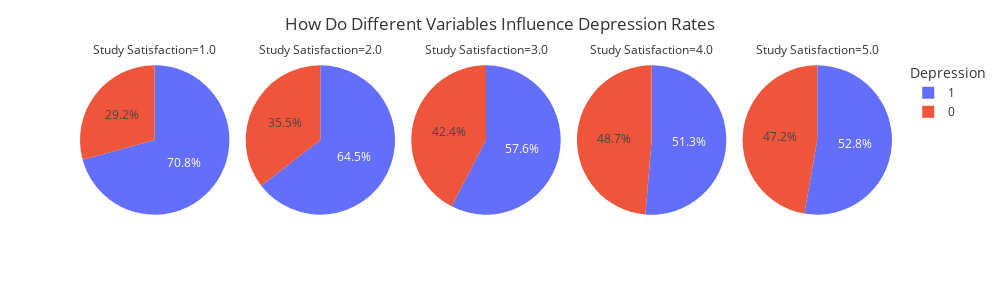
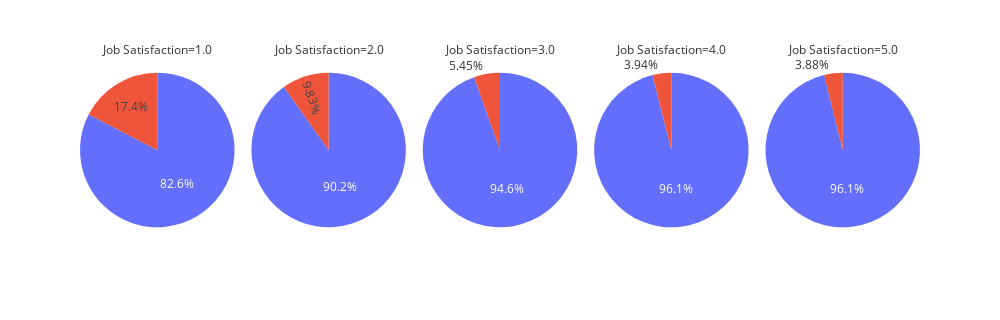
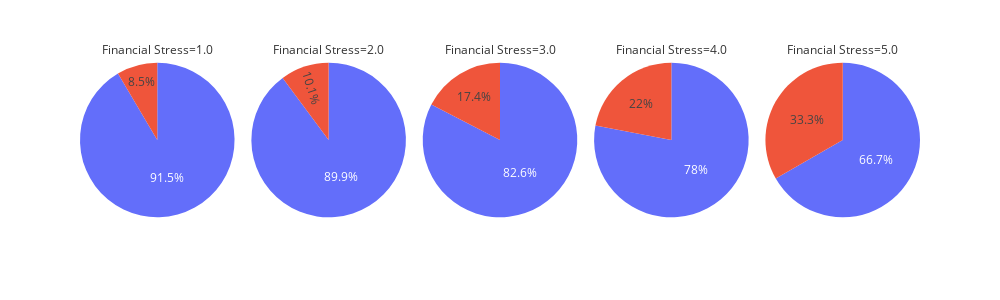

Write notebook code for charts like these, in order.
### Markdown cell above
## Questions: 

### Questions 1: Which Variables Have the Greatest Effect on Depression

### Code cell
DF_Depression_Influence = (
DF.value_counts(subset=['Study Satisfaction', 'Depression']).reset_index(name='count').sort_values(by='Study Satisfaction', ascending=True)

)

fig = px.pie(DF_Depression_Influence, 
    values='count', 
    names = 'Depression',
    facet_col='Study Satisfaction',
    color = 'Depression',
)


fig.update_layout(
                  title='How Do Different Variables Influence Depression Rates',
                  template='ggplot2',
                  legend_title='Depression',
                  width=1000,
                  height=300,
                      )

fig.show()


DF_Depression_Influence = (
DF.value_counts(subset=['Job Satisfaction', 'Depression']).reset_index(name='count').sort_values(by='Job Satisfaction', ascending=True)

)

fig = px.pie(DF_Depression_Influence, 
    values='count', 
    facet_col='Job Satisfaction',
    color = 'Depression',
    facet_col_wrap = 5,
)


fig.update_layout(
                  template='ggplot2',
                  width=1000,
                  height=320,
                  yaxis_title="Job Satisfaction",
                      )

fig.show()


DF_Financial_Influence = (
DF.value_counts(subset=['Financial Stress', 'Depression']).reset_index(name='count').sort_values(by='Financial Stress', ascending=True)

)

fig = px.pie(DF_Financial_Influence, 
    values='count', 
    facet_col='Financial Stress',
    color = 'Depression',
    facet_col_wrap = 5,
)


fig.update_layout(
                  yaxis_title="Financial Stress",
                  template='ggplot2',
                  width=1000,
                  height=300,
                      
                      )

fig.show()

### Figure 1 — Plotly figure (JSON) as saved in the notebook; plotly's stock layout.template omitted (floating-point values rounded to 4 significant figures)
{"data": [{"customdata": [[1], [0]], "domain": {"x": [0, 0.184], "y": [0, 1]}, "hovertemplate": "Study Satisfaction=1.0<br>Depression=%{customdata[0]}<br>count=%{value}<extra></extra>", "labels": [1, 0], "legendgroup": "", "marker": {"colors": ["#636efa", "#EF553B"]}, "name": "", "showlegend": true, "type": "pie", "values": [3857, 1594]}, {"customdata": [[1], [0]], "domain": {"x": [0.204, 0.388], "y": [0, 1]}, "hovertemplate": "Study Satisfaction=2.0<br>Depression=%{customdata[0]}<br>count=%{value}<extra></extra>", "labels": [1, 0], "legendgroup": "", "marker": {"colors": ["#636efa", "#EF553B"]}, "name": "", "showlegend": true, "type": "pie", "values": [3769, 2071]}, {"customdata": [[1], [0]], "domain": {"x": [0.408, 0.592], "y": [0, 1]}, "hovertemplate": "Study Satisfaction=3.0<br>Depression=%{customdata[0]}<br>count=%{value}<extra></extra>", "labels": [1, 0], "legendgroup": "", "marker": {"colors": ["#636efa", "#EF553B"]}, "name": "", "showlegend": true, "type": "pie", "values": [3354, 2469]}, {"customdata": [[1], [0]], "domain": {"x": [0.612, 0.796], "y": [0, 1]}, "hovertemplate": "Study Satisfaction=4.0<br>Depression=%{customdata[0]}<br>count=%{value}<extra></extra>", "labels": [1, 0], "legendgroup": "", "marker": {"colors": ["#636efa", "#EF553B"]}, "name": "", "showlegend": true, "type": "pie", "values": [3265, 3095]}, {"customdata": [[0], [1]], "domain": {"x": [0.816, 1], "y": [0, 1]}, "hovertemplate": "Study Satisfaction=5.0<br>Depression=%{customdata[0]}<br>count=%{value}<extra></extra>", "labels": [0, 1], "legendgroup": "", "marker": {"colors": ["#636efa", "#EF553B"]}, "name": "", "showlegend": true, "type": "pie", "values": [2334, 2089]}], "layout": {"annotations": [{"font": {}, "showarrow": false, "text": "Study Satisfaction=1.0", "x": 0.092, "xanchor": "center", "xref": "paper", "y": 1, "yanchor": "bottom", "yref": "paper"}, {"font": {}, "showarrow": false, "text": "Study Satisfaction=2.0", "x": 0.296, "xanchor": "center", "xref": "paper", "y": 1, "yanchor": "bottom", "yref": "paper"}, {"font": {}, "showarrow": false, "text": "Study Satisfaction=3.0", "x": 0.5, "xanchor": "center", "xref": "paper", "y": 1, "yanchor": "bottom", "yref": "paper"}, {"font": {}, "showarrow": false, "text": "Study Satisfaction=4.0", "x": 0.704, "xanchor": "center", "xref": "paper", "y": 1, "yanchor": "bottom", "yref": "paper"}, {"font": {}, "showarrow": false, "text": "Study Satisfaction=5.0", "x": 0.908, "xanchor": "center", "xref": "paper", "y": 1, "yanchor": "bottom", "yref": "paper"}], "height": 300, "legend": {"title": {"text": "Depression"}, "tracegroupgap": 0}, "margin": {"t": 60}, "title": {"text": "How Do Different Variables Influence Depression Rates"}, "width": 1000}}

### Figure 2 — Plotly figure (JSON) as saved in the notebook; plotly's stock layout.template omitted (floating-point values rounded to 4 significant figures)
{"data": [{"customdata": [[0], [1]], "domain": {"x": [0, 0.184], "y": [0, 1]}, "hovertemplate": "Job Satisfaction=1.0<br>count=%{value}<br>Depression=%{customdata[0]}<extra></extra>", "legendgroup": "", "marker": {"colors": ["#636efa", "#EF553B"]}, "name": "", "showlegend": false, "type": "pie", "values": [18439, 3885]}, {"customdata": [[0], [1]], "domain": {"x": [0.204, 0.388], "y": [0, 1]}, "hovertemplate": "Job Satisfaction=2.0<br>count=%{value}<br>Depression=%{customdata[0]}<extra></extra>", "legendgroup": "", "marker": {"colors": ["#636efa", "#EF553B"]}, "name": "", "showlegend": false, "type": "pie", "values": [22346, 2437]}, {"customdata": [[0], [1]], "domain": {"x": [0.408, 0.592], "y": [0, 1]}, "hovertemplate": "Job Satisfaction=3.0<br>count=%{value}<br>Depression=%{customdata[0]}<extra></extra>", "legendgroup": "", "marker": {"colors": ["#636efa", "#EF553B"]}, "name": "", "showlegend": false, "type": "pie", "values": [20755, 1196]}, {"customdata": [[0], [1]], "domain": {"x": [0.612, 0.796], "y": [0, 1]}, "hovertemplate": "Job Satisfaction=4.0<br>count=%{value}<br>Depression=%{customdata[0]}<extra></extra>", "legendgroup": "", "marker": {"colors": ["#636efa", "#EF553B"]}, "name": "", "showlegend": false, "type": "pie", "values": [20095, 825]}, {"customdata": [[0], [1]], "domain": {"x": [0.816, 1], "y": [0, 1]}, "hovertemplate": "Job Satisfaction=5.0<br>count=%{value}<br>Depression=%{customdata[0]}<extra></extra>", "legendgroup": "", "marker": {"colors": ["#636efa", "#EF553B"]}, "name": "", "showlegend": false, "type": "pie", "values": [21928, 884]}], "layout": {"annotations": [{"font": {}, "showarrow": false, "text": "Job Satisfaction=1.0", "x": 0.092, "xanchor": "center", "xref": "paper", "y": 1, "yanchor": "bottom", "yref": "paper"}, {"font": {}, "showarrow": false, "text": "Job Satisfaction=2.0", "x": 0.296, "xanchor": "center", "xref": "paper", "y": 1, "yanchor": "bottom", "yref": "paper"}, {"font": {}, "showarrow": false, "text": "Job Satisfaction=3.0", "x": 0.5, "xanchor": "center", "xref": "paper", "y": 1, "yanchor": "bottom", "yref": "paper"}, {"font": {}, "showarrow": false, "text": "Job Satisfaction=4.0", "x": 0.704, "xanchor": "center", "xref": "paper", "y": 1, "yanchor": "bottom", "yref": "paper"}, {"font": {}, "showarrow": false, "text": "Job Satisfaction=5.0", "x": 0.908, "xanchor": "center", "xref": "paper", "y": 1, "yanchor": "bottom", "yref": "paper"}], "height": 320, "legend": {"tracegroupgap": 0}, "margin": {"t": 60}, "width": 1000, "yaxis": {"title": {"text": "Job Satisfaction"}}}}

### Figure 3 — Plotly figure (JSON) as saved in the notebook; plotly's stock layout.template omitted (floating-point values rounded to 4 significant figures)
{"data": [{"customdata": [[0], [1]], "domain": {"x": [0, 0.184], "y": [0, 1]}, "hovertemplate": "Financial Stress=1.0<br>count=%{value}<br>Depression=%{customdata[0]}<extra></extra>", "legendgroup": "", "marker": {"colors": ["#636efa", "#EF553B"]}, "name": "", "showlegend": false, "type": "pie", "values": [24899, 2312]}, {"customdata": [[0], [1]], "domain": {"x": [0.204, 0.388], "y": [0, 1]}, "hovertemplate": "Financial Stress=2.0<br>count=%{value}<br>Depression=%{customdata[0]}<extra></extra>", "legendgroup": "", "marker": {"colors": ["#636efa", "#EF553B"]}, "name": "", "showlegend": false, "type": "pie", "values": [28261, 3190]}, {"customdata": [[0], [1]], "domain": {"x": [0.408, 0.592], "y": [0, 1]}, "hovertemplate": "Financial Stress=3.0<br>count=%{value}<br>Depression=%{customdata[0]}<extra></extra>", "legendgroup": "", "marker": {"colors": ["#636efa", "#EF553B"]}, "name": "", "showlegend": false, "type": "pie", "values": [21463, 4527]}, {"customdata": [[0], [1]], "domain": {"x": [0.612, 0.796], "y": [0, 1]}, "hovertemplate": "Financial Stress=4.0<br>count=%{value}<br>Depression=%{customdata[0]}<extra></extra>", "legendgroup": "", "marker": {"colors": ["#636efa", "#EF553B"]}, "name": "", "showlegend": false, "type": "pie", "values": [21651, 6114]}, {"customdata": [[0], [1]], "domain": {"x": [0.816, 1], "y": [0, 1]}, "hovertemplate": "Financial Stress=5.0<br>count=%{value}<br>Depression=%{customdata[0]}<extra></extra>", "legendgroup": "", "marker": {"colors": ["#636efa", "#EF553B"]}, "name": "", "showlegend": false, "type": "pie", "values": [18856, 9423]}], "layout": {"annotations": [{"font": {}, "showarrow": false, "text": "Financial Stress=1.0", "x": 0.092, "xanchor": "center", "xref": "paper", "y": 1, "yanchor": "bottom", "yref": "paper"}, {"font": {}, "showarrow": false, "text": "Financial Stress=2.0", "x": 0.296, "xanchor": "center", "xref": "paper", "y": 1, "yanchor": "bottom", "yref": "paper"}, {"font": {}, "showarrow": false, "text": "Financial Stress=3.0", "x": 0.5, "xanchor": "center", "xref": "paper", "y": 1, "yanchor": "bottom", "yref": "paper"}, {"font": {}, "showarrow": false, "text": "Financial Stress=4.0", "x": 0.704, "xanchor": "center", "xref": "paper", "y": 1, "yanchor": "bottom", "yref": "paper"}, {"font": {}, "showarrow": false, "text": "Financial Stress=5.0", "x": 0.908, "xanchor": "center", "xref": "paper", "y": 1, "yanchor": "bottom", "yref": "paper"}], "height": 300, "legend": {"tracegroupgap": 0}, "margin": {"t": 60}, "width": 1000, "yaxis": {"title": {"text": "Financial Stress"}}}}
